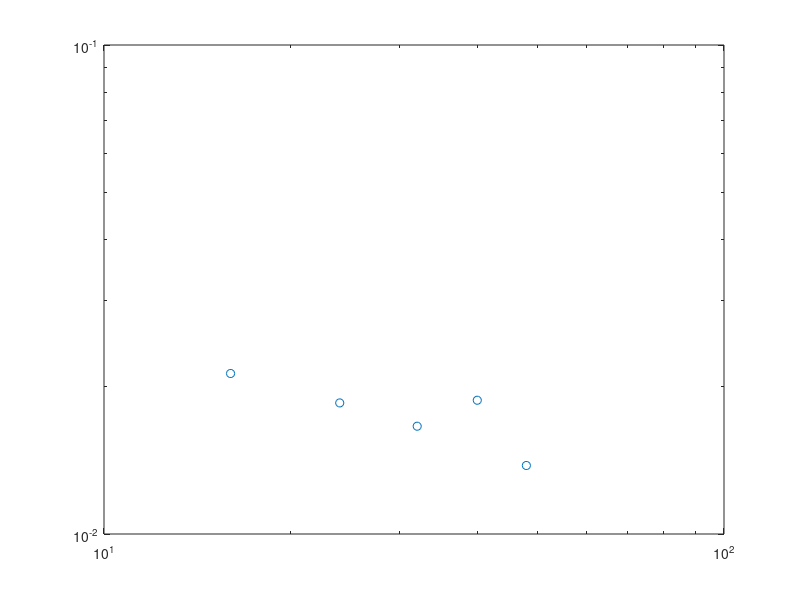

The MATLAB source for this figure: (Note: this script raises an error after producing the figure.)
Lx = [16,24, 32, 40, 48];
A_cdw = [0.021293, 0.018538,0.016612, 0.018774, 0.013807];
h1 = loglog(Lx, A_cdw,'o');hold on;



fit_x = Lx;
p = fit(log(Lx([1:2,3])'),log(A_cdw([1:2,3])'),'poly1');
fprintf('Kc=%.5f\n',-p.p1*2);
x = fit_x(1):0.5:fit_x(end);
fl=loglog(Lx,exp(p.p2)*(Lx).^p.p1,'-.');
T=text(30,0.018,['$K_{c}=',num2str(-p.p1*2),'$']);
set(T,'Interpreter','latex');
set(T,'Fontsize',28);

%stop at middle to see if measurement different

set(gca,'fontsize',24);
set(gca,'linewidth',1.5);
set(get(gca,'Children'),'linewidth',3); % Set line width 1.5 pounds
set(h1,'markersize',10);
xlabel('$L_x$','Interpreter','latex');
ylabel('$A_{cdw}$','Interpreter','latex');
set(get(gca,'XLabel'),'FontSize',24); 
set(get(gca,'YLabel'),'FontSize',24); 
